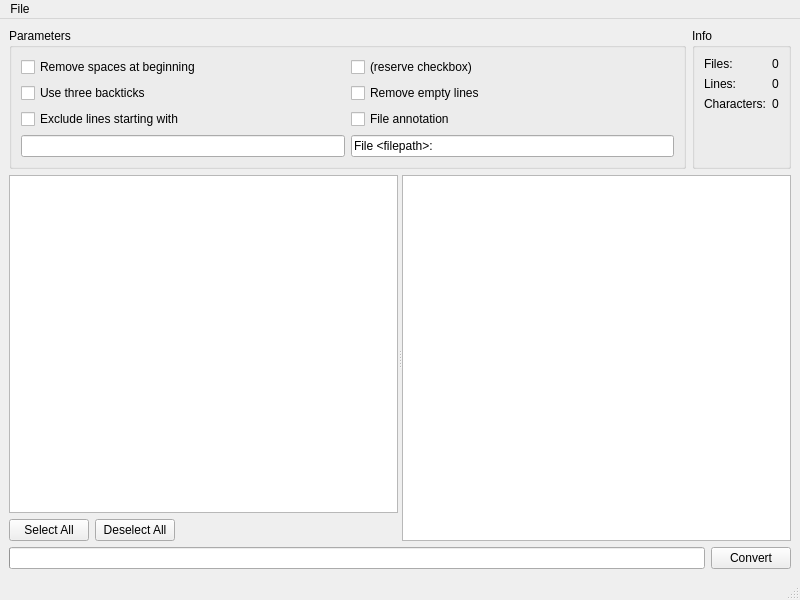
<?xml version="1.0" encoding="UTF-8"?>
<ui version="4.0">
 <class>MainWindow</class>
 <widget class="QMainWindow" name="MainWindow">
  <property name="geometry">
   <rect>
    <x>0</x>
    <y>0</y>
    <width>800</width>
    <height>600</height>
   </rect>
  </property>
  <property name="windowTitle">
   <string>MainWindow</string>
  </property>
  <widget class="QWidget" name="centralwidget">
   <layout class="QVBoxLayout" name="verticalLayout_2">
    <item>
     <layout class="QHBoxLayout" name="horizontalLayout_2">
      <property name="sizeConstraint">
       <enum>QLayout::SizeConstraint::SetMinimumSize</enum>
      </property>
      <item>
       <widget class="QGroupBox" name="groupBox_2">
        <property name="title">
         <string>Parameters</string>
        </property>
        <layout class="QGridLayout" name="gridLayout">
         <item row="0" column="0">
          <widget class="QCheckBox" name="removeSpacesCheck">
           <property name="text">
            <string>Remove spaces at beginning</string>
           </property>
          </widget>
         </item>
         <item row="0" column="1">
          <widget class="QCheckBox" name="checkBox_6">
           <property name="text">
            <string>(reserve checkbox)</string>
           </property>
          </widget>
         </item>
         <item row="1" column="0">
          <widget class="QCheckBox" name="useThreeBackticksCheck">
           <property name="text">
            <string>Use three backticks</string>
           </property>
          </widget>
         </item>
         <item row="1" column="1">
          <widget class="QCheckBox" name="removeEmptyLinesCheck">
           <property name="text">
            <string>Remove empty lines</string>
           </property>
          </widget>
         </item>
         <item row="2" column="0">
          <widget class="QCheckBox" name="excludeLinesWithCheck">
           <property name="text">
            <string>Exclude lines starting with</string>
           </property>
          </widget>
         </item>
         <item row="2" column="1">
          <widget class="QCheckBox" name="fileAnnotationCheck">
           <property name="text">
            <string>File annotation</string>
           </property>
          </widget>
         </item>
         <item row="3" column="0">
          <widget class="QLineEdit" name="excludeText"/>
         </item>
         <item row="3" column="1">
          <widget class="QLineEdit" name="fileAnnotationText">
           <property name="text">
            <string>File &lt;filepath&gt;:</string>
           </property>
          </widget>
         </item>
        </layout>
       </widget>
      </item>
      <item>
       <widget class="QGroupBox" name="groupBox_3">
        <property name="title">
         <string>Info</string>
        </property>
        <layout class="QFormLayout" name="formLayout">
         <item row="0" column="0">
          <widget class="QLabel" name="label">
           <property name="text">
            <string>Files:</string>
           </property>
          </widget>
         </item>
         <item row="0" column="1">
          <widget class="QLabel" name="filesCountLabel">
           <property name="text">
            <string>0</string>
           </property>
          </widget>
         </item>
         <item row="1" column="0">
          <widget class="QLabel" name="label_2">
           <property name="text">
            <string>Lines:</string>
           </property>
          </widget>
         </item>
         <item row="1" column="1">
          <widget class="QLabel" name="linesCountLabel">
           <property name="text">
            <string>0</string>
           </property>
          </widget>
         </item>
         <item row="2" column="0">
          <widget class="QLabel" name="label_3">
           <property name="text">
            <string>Characters:</string>
           </property>
          </widget>
         </item>
         <item row="2" column="1">
          <widget class="QLabel" name="charactersCountLabel">
           <property name="text">
            <string>0</string>
           </property>
          </widget>
         </item>
        </layout>
       </widget>
      </item>
     </layout>
    </item>
    <item>
     <widget class="QSplitter" name="splitter">
      <property name="sizePolicy">
       <sizepolicy hsizetype="Expanding" vsizetype="Expanding">
        <horstretch>0</horstretch>
        <verstretch>0</verstretch>
       </sizepolicy>
      </property>
      <property name="orientation">
       <enum>Qt::Orientation::Horizontal</enum>
      </property>
      <widget class="QWidget" name="layoutWidget">
       <layout class="QVBoxLayout" name="verticalLayout">
        <item>
         <widget class="QTreeView" name="treeView"/>
        </item>
        <item>
         <layout class="QHBoxLayout" name="horizontalLayout">
          <item>
           <widget class="QPushButton" name="selectAllButton">
            <property name="text">
             <string>Select All</string>
            </property>
           </widget>
          </item>
          <item>
           <widget class="QPushButton" name="deselectAllButton">
            <property name="text">
             <string>Deselect All</string>
            </property>
           </widget>
          </item>
          <item>
           <spacer name="horizontalSpacer">
            <property name="orientation">
             <enum>Qt::Orientation::Horizontal</enum>
            </property>
            <property name="sizeHint" stdset="0">
             <size>
              <width>40</width>
              <height>20</height>
             </size>
            </property>
           </spacer>
          </item>
         </layout>
        </item>
       </layout>
      </widget>
      <widget class="QPlainTextEdit" name="fileContentViewer">
       <property name="readOnly">
        <bool>true</bool>
       </property>
      </widget>
     </widget>
    </item>
    <item>
     <layout class="QHBoxLayout" name="horizontalLayout_3">
      <property name="sizeConstraint">
       <enum>QLayout::SizeConstraint::SetMinimumSize</enum>
      </property>
      <item>
       <widget class="QProgressBar" name="progressBar"/>
      </item>
      <item>
       <widget class="QPushButton" name="convertButton">
        <property name="text">
         <string>Convert</string>
        </property>
       </widget>
      </item>
     </layout>
    </item>
   </layout>
  </widget>
  <widget class="QMenuBar" name="menubar">
   <property name="geometry">
    <rect>
     <x>0</x>
     <y>0</y>
     <width>800</width>
     <height>23</height>
    </rect>
   </property>
   <widget class="QMenu" name="menuFile">
    <property name="title">
     <string>File</string>
    </property>
    <addaction name="actionOpen_folder"/>
    <addaction name="separator"/>
    <addaction name="actionOpen"/>
    <addaction name="actionSave"/>
    <addaction name="actionSave_As"/>
    <addaction name="separator"/>
    <addaction name="actionQuit"/>
   </widget>
   <addaction name="menuFile"/>
  </widget>
  <widget class="QStatusBar" name="statusbar"/>
  <action name="actionOpen">
   <property name="text">
    <string>Open Config</string>
   </property>
  </action>
  <action name="actionSave">
   <property name="text">
    <string>Save Config</string>
   </property>
  </action>
  <action name="actionSave_As">
   <property name="text">
    <string>Save Config As</string>
   </property>
  </action>
  <action name="actionQuit">
   <property name="text">
    <string>Quit</string>
   </property>
  </action>
  <action name="actionOpen_folder">
   <property name="text">
    <string>Open Folder</string>
   </property>
  </action>
 </widget>
 <resources/>
 <connections/>
</ui>
